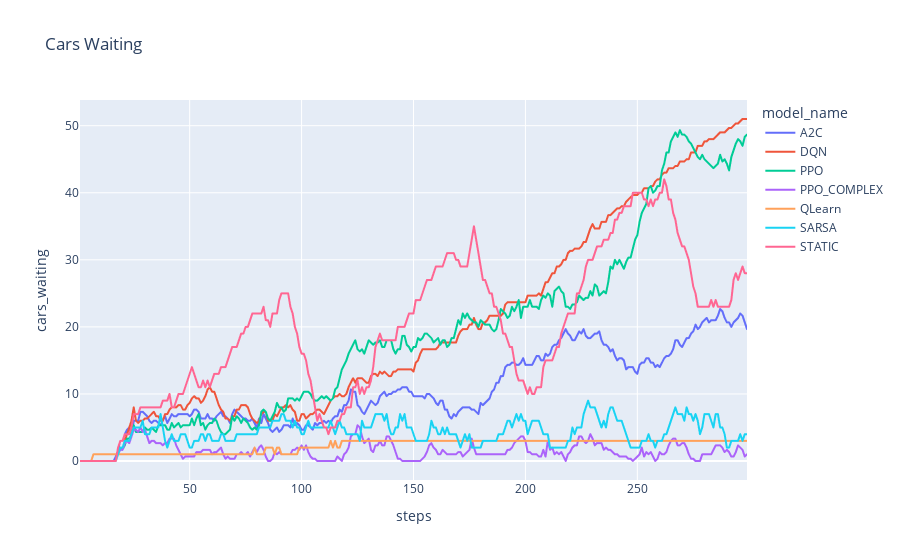

Notebook cell for this chart:
### Markdown cell above
### Cars Waiting

### Code cell
fig = px.line(
    data_frame=average_eval_metrics,
    x='steps',
    y='cars_waiting',
    color='model_name',
    title="Cars Waiting"
)

fig.show()

### Figure 1 — Plotly figure (JSON) as saved in the notebook; plotly's stock layout.template omitted (floating-point values rounded to 4 significant figures; data arrays with more than 128 entries replaced by an {"elided": "..."} marker saying what was removed)
{"data": [{"hovertemplate": "model_name=A2C<br>steps=%{x}<br>cars_waiting=%{y}<extra></extra>", "legendgroup": "A2C", "line": {"color": "#636efa", "dash": "solid"}, "mode": "lines", "name": "A2C", "showlegend": true, "type": "scattergl", "x": {"elided": "299 int values"}, "xaxis": "x", "y": {"elided": "299 float values"}, "yaxis": "y"}, {"hovertemplate": "model_name=DQN<br>steps=%{x}<br>cars_waiting=%{y}<extra></extra>", "legendgroup": "DQN", "line": {"color": "#EF553B", "dash": "solid"}, "mode": "lines", "name": "DQN", "showlegend": true, "type": "scattergl", "x": {"elided": "299 int values"}, "xaxis": "x", "y": {"elided": "299 float values"}, "yaxis": "y"}, {"hovertemplate": "model_name=PPO<br>steps=%{x}<br>cars_waiting=%{y}<extra></extra>", "legendgroup": "PPO", "line": {"color": "#00cc96", "dash": "solid"}, "mode": "lines", "name": "PPO", "showlegend": true, "type": "scattergl", "x": {"elided": "299 int values"}, "xaxis": "x", "y": {"elided": "299 float values"}, "yaxis": "y"}, {"hovertemplate": "model_name=PPO_COMPLEX<br>steps=%{x}<br>cars_waiting=%{y}<extra></extra>", "legendgroup": "PPO_COMPLEX", "line": {"color": "#ab63fa", "dash": "solid"}, "mode": "lines", "name": "PPO_COMPLEX", "showlegend": true, "type": "scattergl", "x": {"elided": "299 int values"}, "xaxis": "x", "y": {"elided": "299 float values"}, "yaxis": "y"}, {"hovertemplate": "model_name=QLearn<br>steps=%{x}<br>cars_waiting=%{y}<extra></extra>", "legendgroup": "QLearn", "line": {"color": "#FFA15A", "dash": "solid"}, "mode": "lines", "name": "QLearn", "showlegend": true, "type": "scattergl", "x": {"elided": "299 int values"}, "xaxis": "x", "y": {"elided": "299 int values"}, "yaxis": "y"}, {"hovertemplate": "model_name=SARSA<br>steps=%{x}<br>cars_waiting=%{y}<extra></extra>", "legendgroup": "SARSA", "line": {"color": "#19d3f3", "dash": "solid"}, "mode": "lines", "name": "SARSA", "showlegend": true, "type": "scattergl", "x": {"elided": "299 int values"}, "xaxis": "x", "y": {"elided": "299 int values"}, "yaxis": "y"}, {"hovertemplate": "model_name=STATIC<br>steps=%{x}<br>cars_waiting=%{y}<extra></extra>", "legendgroup": "STATIC", "line": {"color": "#FF6692", "dash": "solid"}, "mode": "lines", "name": "STATIC", "showlegend": true, "type": "scattergl", "x": {"elided": "299 int values"}, "xaxis": "x", "y": {"elided": "299 int values"}, "yaxis": "y"}], "layout": {"legend": {"title": {"text": "model_name"}, "tracegroupgap": 0}, "title": {"text": "Cars Waiting"}, "xaxis": {"anchor": "y", "domain": [0, 1], "title": {"text": "steps"}}, "yaxis": {"anchor": "x", "domain": [0, 1], "title": {"text": "cars_waiting"}}}}
